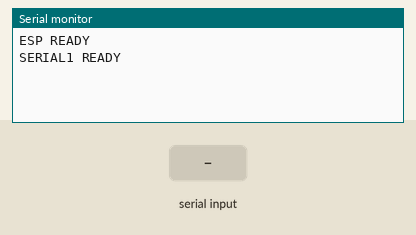
Simulated run of this sketch. Board: ESP32. Parts: the last lines printed to the serial monitor. The test bench sets the inputs (shaded band).

Above: at 2.2 s.
2.3 s: "CALL ME DADDY\n" received over the second serial link
At 2.8 s:
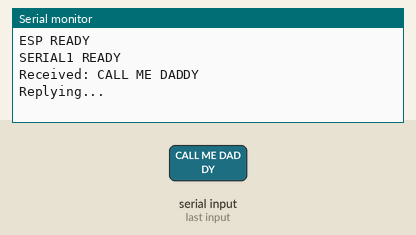
3.8 s: "1\n" received over the second serial link
At 5.1 s:
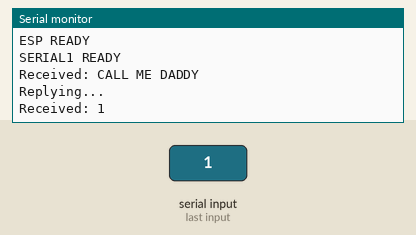

The sketch:

UART_2.ino
```cpp
#include <Arduino.h>

static const int UART_RX_PIN = 20;
static const int UART_TX_PIN = 21;

String buffer = "";

void setup() {
  Serial.begin(115200);
  delay(1000);
  Serial.println("ESP READY");

  Serial1.begin(9600, SERIAL_8N1, UART_RX_PIN, UART_TX_PIN);
  Serial.println("SERIAL1 READY");
}

void loop() {
  while (Serial1.available() > 0) {
    char c = Serial1.read();

    if (c == '\r') {
      continue;
    }
    else if (c == '\n') {
      Serial.print("Received: ");
      Serial.println(buffer);

      if (buffer == "CALL ME DADDY") {
        Serial.println("Replying...");
        Serial1.println("YES DADDY HOWGEN");
      }

      buffer = "";
    }
    else {
      buffer += c;
    }
  }
}
```

Measured:
- after the input at 2.3 s, the serial monitor: prints a new line at once (image 1)
- after the input at 3.8 s, the serial monitor: prints a new line at once (image 2)
